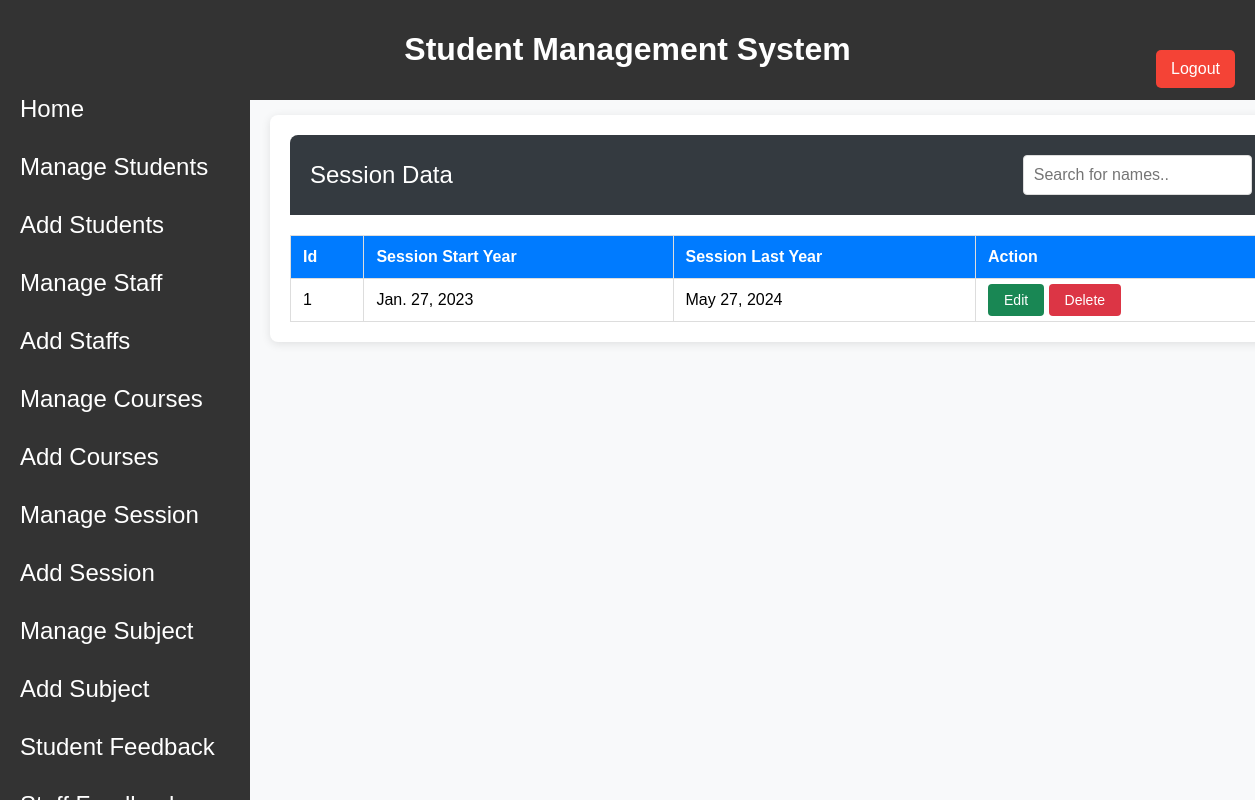
The page /manage_session/ on the database its author committed.
### college_app/models.py (models this page shows)
class SessionYearModel(models.Model):
    session_id = models.UUIDField(default=uuid.uuid4, unique=True, primary_key=True)
    session_start_year = models.DateField()
    session_last_year = models.DateField()

### college_app/views.py (the view, shortened to what this page needs)
# urls.py: path("manage_session/", manage_session, name="manage_session"),
def manage_session(request):
    session_obj = SessionYearModel.objects.all()
    session_edit = None
    return render(
        request,
        "managesession.html",
        {"session_obj": session_obj, "session_edit": session_edit},
    )

### college_app/templates/managesession.html (shortened to what this page needs)
{% extends "hod.html" %}
{% load static %}
{% block content %}
<html>
<head>
</head>
<body>
    <div class="content">
        <div class="student-table-header">
            <h2>Session Data</h2>
            <input type="text" id="searchInput" onkeyup="searchTable()" placeholder="Search for names..">
        </div>
        <div class="student-table">
            <table border="1">
                <thead>
                    <tr>
                        <th>Id</th>
                        <th>Session Start Year</th>
                        <th>Session Last Year</th>
                        <th>Action</th>
                    </tr>
                </thead>
                <tbody>
                    {% for i in session_obj %}
                    <tr>
                        <td>{{ forloop.counter }}</td>
                        <td>
                            {% if session_edit and session_edit.id == i.id %}
                            <form method="post" action="{% url 'save_session' i.session_id %}">
                                {% csrf_token %}
                                <input type="date" class="edit_course" name="session_start" value="{{ i.session_start_year }}">
                                <button class="btn-save" type="submit">Save</button>
                            </form>
                            {% else %}
                            {{ i.session_start_year }}
                            {% endif %}
                        </td>
                        <td>
                            {% if session_edit and session_edit.id == i.id %}
                            <form method="post" action="{% url 'save_session' i.session_id %}">
                                {% csrf_token %}
                                <input type="date" class="edit_course" name="session_end" value="{{ i.session_last_year }}">
                                <button class="btn-save" type="submit">Save</button>
                            </form>
                            {% else %}
                            {{ i.session_last_year }}
                            {% endif %}
                        </td>
                        <td>
                            {% if session_edit and session_edit.id == i.id %}
                                <a class="btn-delete" href="{% url 'manage_session' %}">Cancel</a>
                            {% else %}
                                <a class="btn-edit" href="{% url 'edit_session' i.session_id %}">Edit</a>
                                <a class="btn-delete" href="{% url 'delete_session' i.session_id %}">Delete</a>
                            {% endif %}
                        </td>
                    </tr>
                    {% endfor %}
                </tbody>
            </table>
        </div>
    </div>
</body>
</html>
{% endblock content %}

### college_app/static/css/hod.css (style rules this page uses)
body { font-family: Arial, sans-serif; background-color: #f4f4f4; margin: 0; padding: 50px; }

### college_app/templates/managesession.html (style rules this page uses)
body { font-family: Arial, sans-serif; background-color: #f8f9fa; }
.content { width: 85%; margin: 65px 0px 0px 220px; padding: 20px; background-color: #fff; box-shadow: 0 2px 10px rgba(0, 0, 0, 0.1); border-radius: 8px; }
.student-table { margin-top: 20px; }
.student-table-header { display: flex; justify-content: space-between; align-items: center; background-color: #343a40; color: white; padding: 20px; border-top-left-radius: 8px; border-top-right-radius: 8px; }
.student-table-header h2 { margin: 0; font-weight: normal; }
.student-table-header input[type="text"] { padding: 10px; border: 1px solid #ddd; border-radius: 4px; font-size: 16px; box-sizing: border-box; transition: box-shadow 0.3s, border-color 0.3s; outline: none; }
.student-table table { width: 100%; border-collapse: collapse; margin-top: 10px; }
.student-table th, .student-table td { padding: 12px; border: 1px solid #ddd; text-align: left; }
.student-table th { background-color: #007bff; color: white; font-weight: bold; }
.btn-edit,.btn-save, .btn-delete { padding: 8px 16px; border: none; border-radius: 4px; font-size: 14px; cursor: pointer; transition: background-color 0.3s ease; text-decoration: none; }
.btn-edit { background-color:#198754; color: #fff; }
.btn-delete { background-color: #dc3545; color: #fff; }

### rows shown on the page
SessionYearModel: session_start_year "Jan. 27, 2023", session_last_year "May 27, 2024"
